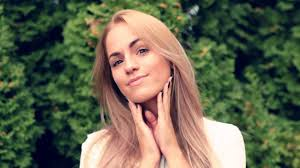
#> input picture WEEK3/2/Màu nổi bật với KMeans/data/image/human3.jfif, 300 x 168 px; its folder holds 6 pictures in this run
$ jupyter execute --allow-errors dominant_color.ipynb   (shell and % lines are left out)
#> lines starting #> are read from the running program, lines starting #| are printed output that depends on the picture
[cell 1]
# Kết nối với gg drive cá nhân
from google.colab import drive
drive.mount("/content/gdrive")

[cell 2]
# Truy cập vào folder project để sử dụng data
%cd /content/gdrive/MyDrive/Teaching/BKHN-Teaching/2/Màu nổi bật với KMeans

[cell 3]
import numpy as np
import cv2 # thư viện xử lý ảnh trong python
from sklearn.cluster import KMeans # Mô hình phân cụm KMeans
import os
import matplotlib.pyplot as plt # chuyên vẽ đồ thị show ảnh
import pandas as pd
from sklearn.cluster import KMeans #https://scikit-learn.org/stable/api/sklearn.cluster.html
from yellowbrick.cluster import KElbowVisualizer # cung cấp hàm sử dụng elbow

[cell 4]
# Lấy đường dẫn folder chứa ảnh
folder_dir = r"data/image"

# In ra có bao nhiêu ảnh trong cat folder
print("My image: {} images".format(len(os.listdir(folder_dir))))

[cell 5]
print(folder_dir)

[cell 6]
# Đọc ảnh
image = cv2.imread(os.path.join(folder_dir, "human3.jfif"))
#> image is the input picture: shape (168, 300, 3); mean B, G, R 80.4, 102.1, 100.7
# Do OpenCV đọc ảnh ở dạng BGR nên chúng ta dùng hàm cvtColor để chuyển sang RGB
image = cv2.cvtColor(image, cv2.COLOR_BGR2RGB)
# Lấy size ảnh
print(image.shape)
#| (168, 300, 3)
# Hiển thị ảnh
plt.imshow(image)
plt.grid(False)
plt.show()

[cell 7]
image.shape
#> Out = (168, 300, 3)

[cell 8]
# Chuyển shape của ma trận ảnh từ 3 chiều về 2 chiều
# Tạo 1 list chứa các data gồm 3 feature là red, green, blue
image_px = []
for i in range(image.shape[0]):
    for j in range(image.shape[1]):
        # Do đây là ảnh RGB nên ở mỗi ô sẽ có 3 giá trị màu là red, green, blue
        red, green, blue = image[i][j] # image[i, j]
        # Chèn vào cuối list
        image_px.append([red, green, blue])
#> after the loop, image_px = 50400 items

# Chuyển list sang dạng numpy array với loại của nó là float
image_px = np.array(image_px).astype(np.float32)
# In ra size của image_px
print(image_px.shape)
#| (50400, 3)
# Bảng data pixel
table = pd.DataFrame(image_px, columns=["red","green","blue"])
#> table = table of 50400 rows and 3 columns
# Chuẩn hóa các đặc trưng về trong khoảng 0 đến 1 do mỗi pixel ảnh có giá trị lớn nhất của 1 kênh là 255 nên ta chia 255 (như StandardScaler trong sklearn)
image_px = image_px/255.0
# Hiển thị 10 samples trong table
table.head(10)
#> Out = table of 10 rows and 3 columns

[cell 9]
model = KMeans()
#> (the rest of this cell did not finish here and is left out)

[cell 10]
# Chúng ta sử dụng Kmeans để thử phân chia ảnh thành các vùng
# Ở đây chúng ta muốn lấy object ở trong ảnh chúng ta, ta có thể set n_clusters = 2 có nghĩa là 2 vùng: 1 vùng là pixel thuộc nền, 1 vùng là object
n_clusters = 3
# Gọi model với số cluster đã set bên trên và fit vào dữ liệu
kmean = KMeans(n_clusters=n_clusters).fit(image_px)

[cell 11]
clusters = kmean.predict(image_px) # dự đoán thuộc cụm

[cell 12]
dominant_colors = []

for cluster_center in kmean.cluster_centers_:
    red_scaled, green_scaled, blue_scaled = cluster_center

    dominant_colors.append((
        red_scaled,
        green_scaled,
        blue_scaled
    ))
#> this loop made 3 passes
#> (red_scaled, green_scaled, blue_scaled) on passes 1 to 3: (0.397, 0.432, 0.291), (0.914, 0.738, 0.655), (0.106, 0.189, 0.147)
#> after the loop, dominant_colors = [(0.397, 0.432, 0.291), (0.914, 0.738, 0.655), (0.106, 0.189, 0.147)]

# Display colors of cluster centers
plt.imshow([dominant_colors])
plt.grid(False)
plt.show()
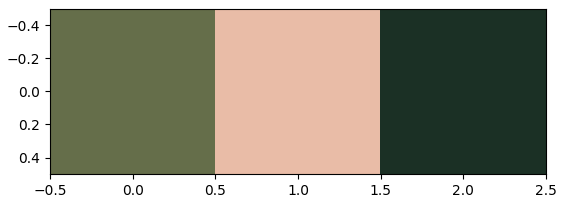
#> figure drawn by matplotlib, 1 panel

[cell 13]
# Image Colorization with reference image

[cell 14]
import cv2 # opencv: https://docs.opencv.org/4.x/d6/d00/tutorial_py_root.html # pip install opencv-python
from PIL import Image # PIl

[cell 15]
# đọc ảnh
image = cv2.imread("/content/gdrive/MyDrive/Teaching/BKHN-Teaching/2/Màu nổi bật với KMeans/data/image/cat.147.jpg")
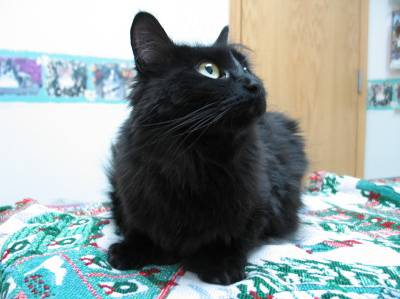
#> input picture WEEK3/2/Màu nổi bật với KMeans/data/image/cat.147.jpg, 400 x 299 px, found by its file name
#> image is the input picture: shape (299, 400, 3); mean B, G, R 154.1, 155.7, 144.4

[cell 16]
print(image.shape)
#| (299, 400, 3)

[cell 17]
# RGB:
print(image[0][0])
#| [249 249 249]
